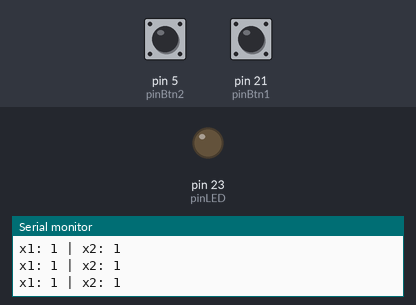
This sketch was run on a simulated Arduino Mega 2560, built with avr-gcc and run on an emulated ATmega2560. On the bench: output pins drawn as LEDs (lit = HIGH), the last lines printed to the serial monitor. The inputs (shaded band) are chosen by the test bench; at power-on: pin 5 (pinBtn2) HIGH, pin 21 (pinBtn1) HIGH.

Above: at 1.3 s.
1.4 s: pin 5 (pinBtn2) pulled LOW for 0.3 s
At 1.9 s:
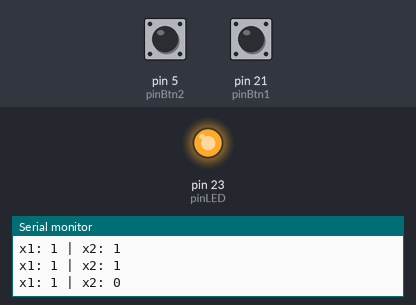
3.5 s: pin 5 (pinBtn2) pulled LOW for 3.2 s
At 8.2 s:
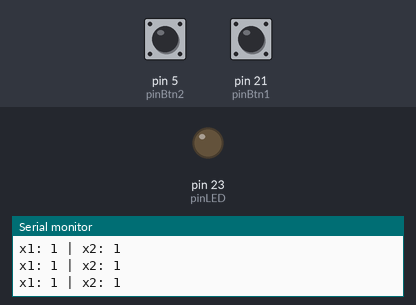
8.5 s: pin 21 (pinBtn1) pulled LOW for 3.2 s
At 9.7 s:
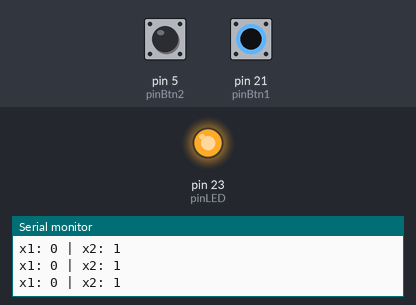
Timing chart, 0 to 13.5 s (numbered marks = the images above; inputs shaded):
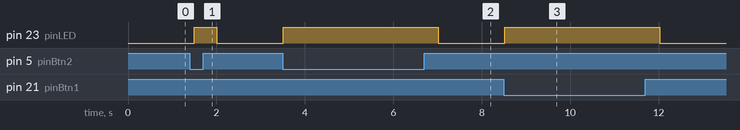

Measured:
- after the input at 1.4 s, pin 23 (pinLED): LOW → HIGH after 0.10 s, → LOW 0.50 s later
- after the input at 3.5 s, pin 23 (pinLED): LOW → HIGH at once, → LOW 3.5 s later
- after the input at 8.5 s, pin 23 (pinLED): LOW → HIGH at once, → LOW 3.5 s later

The sketch:

red_Neuronal_XoR.ino
```cpp
// Pines a Utilizar en la práctica
const int pinBtn1 = 21;
const int pinBtn2 = 5;
const int pinLED = 23;
int x1, x2;

// Función sigmoide logística
float sigmoid(float x) {
  return 1.0 / (1.0 + (float)exp(-x));
}

// Red neuronal XOR
int xorNN(int x1, int x2) {
  // capa oculta
  float h1 = sigmoid(-2.69 * x1 - 2.80 * x2 - 2.21);
  float h2 = sigmoid(-3.39 * x1 - 4.56 * x2 + 4.76);

  // Neurona de salida
  float out = sigmoid(-4.91 * h1 + 4.95 * h2 - 2.28);

  // Umbralización
  if (out >= 0.35) {
    return 1; // Si la salida es mayor o igual a 0.35
  } else {
    return 0; // Si la salida es menor a 0.35
  }
}

void setup() {
  Serial.begin(115200);
  pinMode(pinBtn1, INPUT_PULLUP);
  pinMode(pinBtn2, INPUT_PULLUP);
  pinMode(pinLED, OUTPUT);
}

void loop() {
  Serial.print("x1: ");
  Serial.print(digitalRead(pinBtn1));
  Serial.print(" | x2: ");
  Serial.println(digitalRead(pinBtn2));
  delay(500);

  // Leer botones (LOW = presionado) y convertir a entradas bipolares
  if (digitalRead(pinBtn1) == LOW) {
    x1 = 1;    // Botón presionado
  } else {
    x1 = -1;   // Botón no presionado
  }

  if (digitalRead(pinBtn2) == LOW) {
    x2 = 1;    // Botón presionado
  } else {
    x2 = -1;   // Botón no presionado
  }

  // Calcular salida XOR
  int salida = xorNN(x1, x2);

  // LED encendido/apagado según salida
  digitalWrite(pinLED, salida);
}
```
